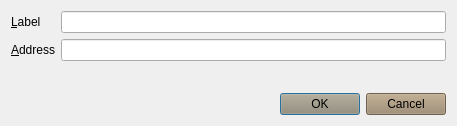
<?xml version="1.0" encoding="UTF-8"?>
<ui version="4.0">
 <class>EditAddressDialog</class>
 <widget class="QDialog" name="EditAddressDialog">
  <property name="geometry">
   <rect>
    <x>0</x>
    <y>0</y>
    <width>457</width>
    <height>126</height>
   </rect>
  </property>
  <property name="windowTitle">
   <string>Edit Address</string>
  </property>
  <property name="styleSheet">
   <string notr="true">background-image: url(:/images/bkg-n);</string>
  </property>
  <layout class="QVBoxLayout" name="verticalLayout">
   <item>
    <layout class="QFormLayout" name="formLayout">
     <property name="fieldGrowthPolicy">
      <enum>QFormLayout::AllNonFixedFieldsGrow</enum>
     </property>
     <item row="0" column="0">
      <widget class="QLabel" name="label">
       <property name="styleSheet">
        <string notr="true">background-image: url(:/images/bgbfree);</string>
       </property>
       <property name="text">
        <string>&amp;Label</string>
       </property>
       <property name="buddy">
        <cstring>labelEdit</cstring>
       </property>
      </widget>
     </item>
     <item row="0" column="1">
      <widget class="QLineEdit" name="labelEdit">
       <property name="toolTip">
        <string>The label associated with this address book entry</string>
       </property>
       <property name="styleSheet">
        <string notr="true">background-image: url(:/images/gr);</string>
       </property>
      </widget>
     </item>
     <item row="1" column="0">
      <widget class="QLabel" name="label_2">
       <property name="styleSheet">
        <string notr="true">background-image: url(:/images/bgbfree);</string>
       </property>
       <property name="text">
        <string>&amp;Address</string>
       </property>
       <property name="buddy">
        <cstring>addressEdit</cstring>
       </property>
      </widget>
     </item>
     <item row="1" column="1">
      <widget class="QLineEdit" name="addressEdit">
       <property name="toolTip">
        <string>The address associated with this address book entry. This can only be modified for sending addresses.</string>
       </property>
       <property name="styleSheet">
        <string notr="true">background-image: url(:/images/gr);</string>
       </property>
      </widget>
     </item>
    </layout>
   </item>
   <item>
    <widget class="QDialogButtonBox" name="buttonBox">
     <property name="styleSheet">
      <string notr="true">background-color: rgb(154, 134, 106);background-image: url(:/images/bgbfree);</string>
     </property>
     <property name="orientation">
      <enum>Qt::Horizontal</enum>
     </property>
     <property name="standardButtons">
      <set>QDialogButtonBox::Cancel|QDialogButtonBox::Ok</set>
     </property>
    </widget>
   </item>
  </layout>
 </widget>
 <resources/>
 <connections>
  <connection>
   <sender>buttonBox</sender>
   <signal>accepted()</signal>
   <receiver>EditAddressDialog</receiver>
   <slot>accept()</slot>
   <hints>
    <hint type="sourcelabel">
     <x>248</x>
     <y>254</y>
    </hint>
    <hint type="destinationlabel">
     <x>157</x>
     <y>274</y>
    </hint>
   </hints>
  </connection>
  <connection>
   <sender>buttonBox</sender>
   <signal>rejected()</signal>
   <receiver>EditAddressDialog</receiver>
   <slot>reject()</slot>
   <hints>
    <hint type="sourcelabel">
     <x>316</x>
     <y>260</y>
    </hint>
    <hint type="destinationlabel">
     <x>286</x>
     <y>274</y>
    </hint>
   </hints>
  </connection>
 </connections>
</ui>
